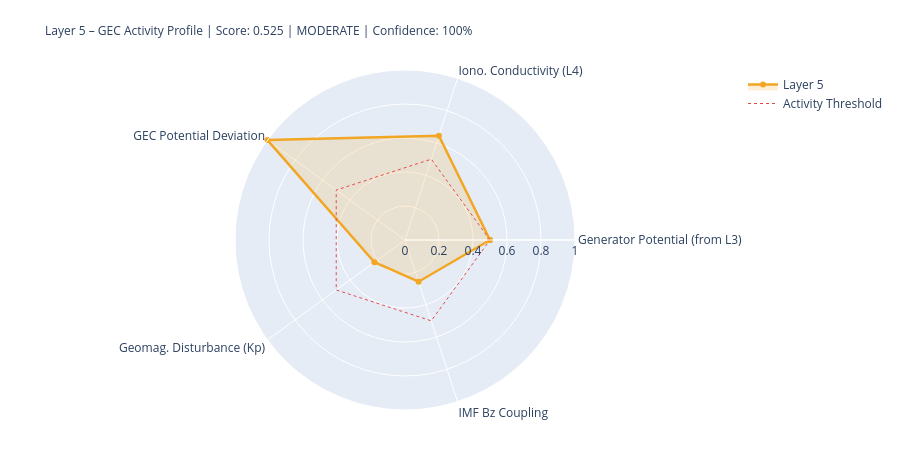

The cell this chart's notebook holds for it:
### Markdown cell above
---
## 5. State Assessment & Handoff to Layer 6

### Code cell
# ============================================================
# LAYER-5-SCORE
# ============================================================

# Components
# 1) Generator activity (Layer-3-driven)
gen_score = norm(generator_strength, 0.3, 2.0)
gen_src   = 'from_layer3' if l3_thunder_score is not None else 'estimated'

# 2) Ionospheric conductivity (Layer-4-driven)
iono_score = norm(iono_cond_factor, 0.7, 1.4)
iono_src   = 'from_layer4' if l4_ioniz is not None else 'estimated'

# 3) GEC potential deviation from reference
pot_score = norm(abs(delta_V_pct), 0, 30)  # 0 = at reference, 1 = 30% deviation
pot_src   = 'derived'

# 4) Geomagnetic disturbance (Kp) – modulates vertical currents
kp_score = norm(kp_val, 0, 9)
kp_src   = 'primary' if kp_now is not None else 'from_layer4'

# 5) IMF Bz coupling (southward = stronger M-I coupling → GEC influence)
bz_score = norm(-(bz_now or 0), -5, 30) if bz_now is not None else None
bz_src   = 'primary' if bz_now is not None else 'missing'

COMPONENTS = {
    'Generator Potential (from L3)':  {'score': gen_score,   'source': 'derived_from_layer3', 'dynamic': True},
    'Iono. Conductivity (L4)':      {'score': iono_score,  'source': iono_src, 'dynamic': True},
    'GEC Potential Deviation':      {'score': pot_score,   'source': pot_src,  'dynamic': True},
    'Geomag. Disturbance (Kp)':         {'score': kp_score,    'source': kp_src,   'dynamic': True},
    'IMF Bz Coupling':               {'score': bz_score,    'source': bz_src,   'dynamic': True},
}

available   = {k: v['score'] for k, v in COMPONENTS.items() if v['score'] is not None}
unavailable = [k for k, v in COMPONENTS.items() if v['score'] is None]
layer5_score = round(sum(available.values()) / len(available), 4) if available else None
confidence   = round(len(available) / len(COMPONENTS), 2)
level = ('unknown' if layer5_score is None
         else 'quiet'   if layer5_score < 0.3
         else 'moderate' if layer5_score < 0.6
         else 'active')
dominant_l5 = max(available, key=available.get) if available else 'none'

# Kp consistency: separate 1-min raw value from score value
kp_1m_raw   = kp_now          # directly from API (can be 0.0 during live measurement)
kp_for_score = kp_val          # from Layer-0 context or estimated value if needed
kp_score_src = kp_src

W = 68
print('=' * W)
print('LAYER 5 – GLOBAL ELECTRIC CIRCUIT – STATE ASSESSMENT')
print('=' * W)
for name, comp in COMPONENTS.items():
    s = comp['score']
    if s is not None:
        bar = '█' * int(s*20) + '░' * (20-int(s*20))
        print(f'  {name:<34} {bar}  {s:.3f}  [{comp["source"]}]')
    else:
        print(f'  {name:<34} {"─"*20}  n/a   [missing]')
print('-' * W)
print(f'  Score:         {layer5_score:.3f}  ({len(available)}/{len(COMPONENTS)} components)')
print(f'  Confidence:    {confidence:.0%}')
print(f'  Level:         {level.upper()}')
print(f'  Dominant:      {dominant_l5}')
print(f'  V_iono:        {V_iono_mod:.1f} kV  (Δ {delta_V_pct:+.1f}% vs. Ref)')
print(f'  I_total:       {I_total_mod:.1f} A   (Δ {delta_I_pct:+.1f}% vs. Ref)')
print('=' * W)

# Radar
cats   = list(available.keys())
vals_r = list(available.values())
if len(cats) >= 3:
    fig = go.Figure()
    fig.add_trace(go.Scatterpolar(
        r=vals_r + [vals_r[0]], theta=cats + [cats[0]],
        fill='toself', fillcolor='rgba(242,166,35,0.18)',
        line=dict(color='#F2A623', width=2.5), name='Layer 5'
    ))
    fig.add_trace(go.Scatterpolar(
        r=[0.5]*(len(cats)+1), theta=cats+[cats[0]],
        line=dict(color='#E24B4A', dash='dot', width=1),
        mode='lines', name='Activity Threshold'
    ))
    fig.update_layout(
        title=dict(
            text=f'Layer 5 – GEC Activity Profile | Score: {layer5_score:.3f} | {level.upper()} | Confidence: {confidence:.0%}',
            font=dict(size=12)
        ),
        polar=dict(radialaxis=dict(visible=True, range=[0,1])),
        height=450, showlegend=True,
        margin=dict(l=80, r=80, t=70, b=40)
    )
    fig.show()

### Figure 1 — Plotly figure (JSON) as saved in the notebook; plotly's stock layout.template omitted (floating-point values rounded to 4 significant figures)
{"data": [{"fill": "toself", "fillcolor": "rgba(242,166,35,0.18)", "line": {"color": "#F2A623", "width": 2.5}, "name": "Layer 5", "r": [0.5, 0.6454, 1.0, 0.2222, 0.258, 0.5], "theta": ["Generator Potential (from L3)", "Iono. Conductivity (L4)", "GEC Potential Deviation", "Geomag. Disturbance (Kp)", "IMF Bz Coupling", "Generator Potential (from L3)"], "type": "scatterpolar"}, {"line": {"color": "#E24B4A", "dash": "dot", "width": 1}, "mode": "lines", "name": "Activity Threshold", "r": [0.5, 0.5, 0.5, 0.5, 0.5, 0.5], "theta": ["Generator Potential (from L3)", "Iono. Conductivity (L4)", "GEC Potential Deviation", "Geomag. Disturbance (Kp)", "IMF Bz Coupling", "Generator Potential (from L3)"], "type": "scatterpolar"}], "layout": {"height": 450, "margin": {"b": 40, "l": 80, "r": 80, "t": 70}, "polar": {"radialaxis": {"range": [0, 1], "visible": true}}, "showlegend": true, "title": {"font": {"size": 12}, "text": "Layer 5 – GEC Activity Profile | Score: 0.525 | MODERATE | Confidence: 100%"}}}
